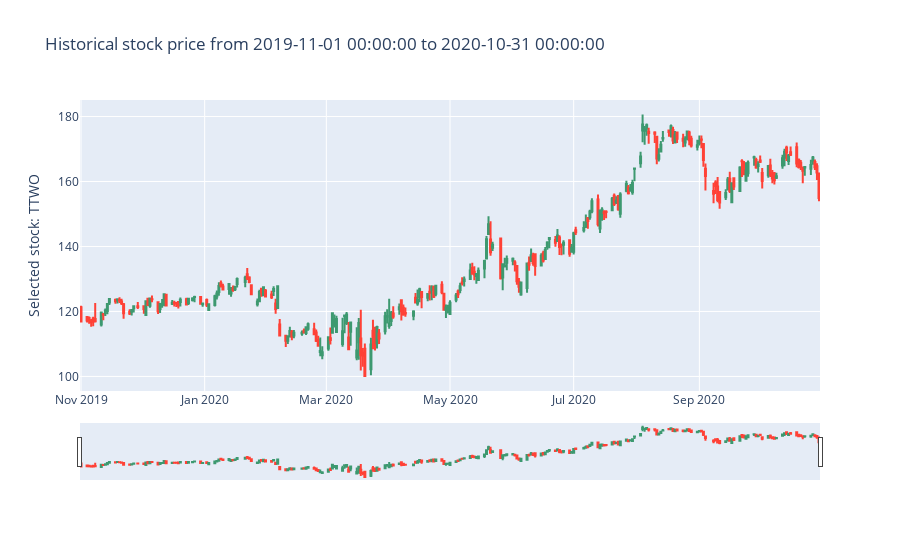

Notebook source saved alongside this figure:
### Code cell
fig = go.Figure(data=[go.Candlestick(x=df['date'],
               open=df['open'],
               high=df['high'],
               low=df['low'],
               close=df['close'])])
fig.update_layout(
    title='Historical stock price from ' + str(start)+ " to "+str(end),
    yaxis_title='Selected stock: '+stock_name)
    
fig.show()

### Figure 1 — Plotly figure (JSON) as saved in the notebook; plotly's stock layout.template omitted (floating-point values rounded to 4 significant figures; data arrays with more than 128 entries replaced by an {"elided": "..."} marker saying what was removed)
{"data": [{"close": {"elided": "252 float values"}, "high": {"elided": "252 float values"}, "low": {"elided": "252 float values"}, "open": {"elided": "252 float values"}, "type": "candlestick", "x": {"elided": "252 str values"}}], "layout": {"title": {"text": "Historical stock price from 2019-11-01 00:00:00 to 2020-10-31 00:00:00"}, "yaxis": {"title": {"text": "Selected stock: TTWO"}}}}
